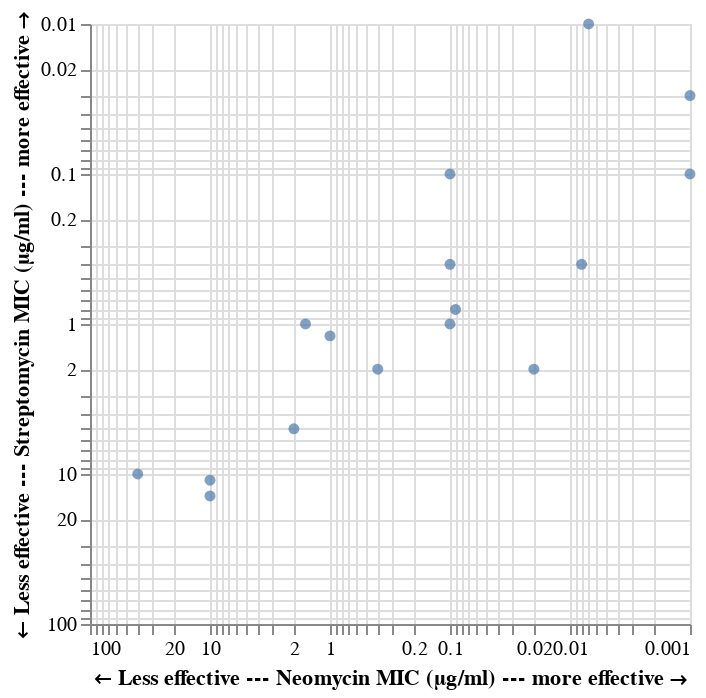

The cell this chart's notebook holds for it:
### Code cell
alt.Chart(antibiotics).mark_circle().encode(
    alt.X('Neomycin:Q',
          sort='descending',
          scale=alt.Scale(type='log'),
          title='← Less effective --- Neomycin MIC (μg/ml) --- more effective →'),
    alt.Y('Streptomycin:Q',
          sort='descending',
          scale=alt.Scale(type='log'),
          title='← Less effective --- Streptomycin MIC (μg/ml) --- more effective →')
)

### Figure 1 — Vega-Lite specification as saved in the notebook (floating-point values rounded to 4 significant figures)
{"config": {"view": {"continuousWidth": 300, "continuousHeight": 300}}, "data": {"name": "data-9358c74bfa85e269e603e741ba1c4924"}, "mark": {"type": "circle"}, "encoding": {"x": {"field": "Neomycin", "scale": {"type": "log"}, "sort": "descending", "title": "← Less effective --- Neomycin MIC (μg/ml) --- more effective →", "type": "quantitative"}, "y": {"field": "Streptomycin", "scale": {"type": "log"}, "sort": "descending", "title": "← Less effective --- Streptomycin MIC (μg/ml) --- more effective →", "type": "quantitative"}}, "$schema": "https://vega.github.io/schema/vega-lite/v5.20.1.json", "datasets": {"data-9358c74bfa85e269e603e741ba1c4924": [{"Bacteria": "Aerobacter aerogenes", "Penicillin": 870.0, "Streptomycin": 1.0, "Neomycin": 1.6, "Gram_Staining": "negative", "Genus": "other"}, {"Bacteria": "Bacillus anthracis", "Penicillin": 0.001, "Streptomycin": 0.01, "Neomycin": 0.007, "Gram_Staining": "positive", "Genus": "other"}, {"Bacteria": "Brucella abortus", "Penicillin": 1.0, "Streptomycin": 2.0, "Neomycin": 0.02, "Gram_Staining": "negative", "Genus": "other"}, {"Bacteria": "Diplococcus pneumoniae", "Penicillin": 0.005, "Streptomycin": 11.0, "Neomycin": 10.0, "Gram_Staining": "positive", "Genus": "other"}, {"Bacteria": "Escherichia coli", "Penicillin": 100.0, "Streptomycin": 0.4, "Neomycin": 0.1, "Gram_Staining": "negative", "Genus": "other"}, {"Bacteria": "Klebsiella pneumoniae", "Penicillin": 850.0, "Streptomycin": 1.2, "Neomycin": 1.0, "Gram_Staining": "negative", "Genus": "other"}, {"Bacteria": "Mycobacterium tuberculosis", "Penicillin": 800.0, "Streptomycin": 5.0, "Neomycin": 2.0, "Gram_Staining": "negative", "Genus": "other"}, {"Bacteria": "Proteus vulgaris", "Penicillin": 3.0, "Streptomycin": 0.1, "Neomycin": 0.1, "Gram_Staining": "negative", "Genus": "other"}, {"Bacteria": "Pseudomonas aeruginosa", "Penicillin": 850.0, "Streptomycin": 2.0, "Neomycin": 0.4, "Gram_Staining": "negative", "Genus": "other"}, {"Bacteria": "Salmonella (Eberthella) typhosa", "Penicillin": 1.0, "Streptomycin": 0.4, "Neomycin": 0.008, "Gram_Staining": "negative", "Genus": "Salmonella"}, {"Bacteria": "Salmonella schottmuelleri", "Penicillin": 10.0, "Streptomycin": 0.8, "Neomycin": 0.09, "Gram_Staining": "negative", "Genus": "Salmonella"}, {"Bacteria": "Staphylococcus albus", "Penicillin": 0.007, "Streptomycin": 0.1, "Neomycin": 0.001, "Gram_Staining": "positive", "Genus": "Staphylococcus"}, {"Bacteria": "Staphylococcus aureus", "Penicillin": 0.03, "Streptomycin": 0.03, "Neomycin": 0.001, "Gram_Staining": "positive", "Genus": "Staphylococcus"}, {"Bacteria": "Streptococcus fecalis", "Penicillin": 1.0, "Streptomycin": 1.0, "Neomycin": 0.1, "Gram_Staining": "positive", "Genus": "Streptococcus"}, {"Bacteria": "Streptococcus hemolyticus", "Penicillin": 0.001, "Streptomycin": 14.0, "Neomycin": 10.0, "Gram_Staining": "positive", "Genus": "Streptococcus"}, {"Bacteria": "Streptococcus viridans", "Penicillin": 0.005, "Streptomycin": 10.0, "Neomycin": 40.0, "Gram_Staining": "positive", "Genus": "Streptococcus"}]}}
